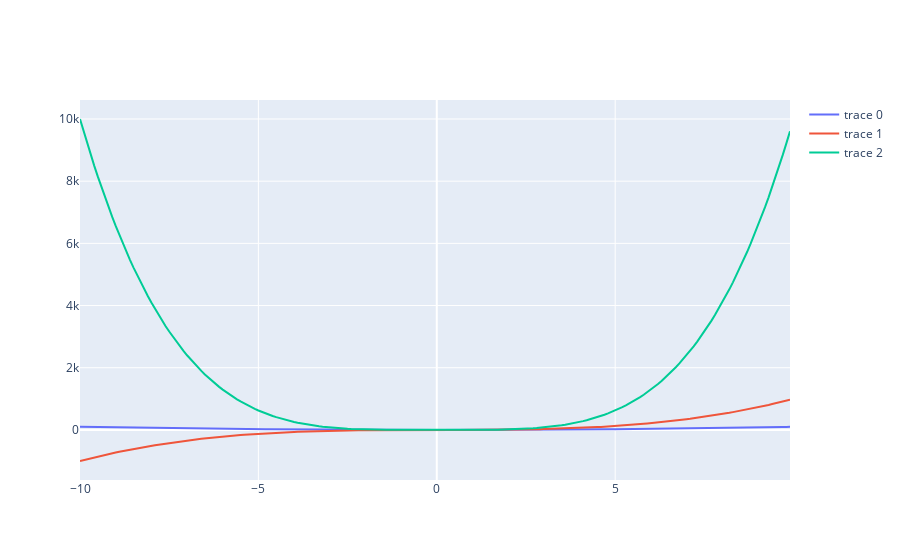

Write notebook code for a chart like this one.
### Markdown cell above
## Plotly - Interactivity

### Code cell
import plotly.graph_objects as go

x = [i/10 for i in range(-100, 100)]
y1 = [i**2 for i in x]
y2 = [i**3 for i in x]
y3 = [i**4 for i in x]

fig = go.Figure(data=go.Scatter(x=x, y=y1))
fig.add_trace(go.Scatter(x=x, y=y2))
fig.add_trace(go.Scatter(x=x, y=y3))

fig.show()

### Figure 1 — Plotly figure (JSON) as saved in the notebook; plotly's stock layout.template omitted (floating-point values rounded to 4 significant figures; data arrays with more than 128 entries replaced by an {"elided": "..."} marker saying what was removed)
{"data": [{"type": "scatter", "x": {"elided": "200 float values"}, "y": {"elided": "200 float values"}}, {"type": "scatter", "x": {"elided": "200 float values"}, "y": {"elided": "200 float values"}}, {"type": "scatter", "x": {"elided": "200 float values"}, "y": {"elided": "200 float values"}}], "layout": {}}
